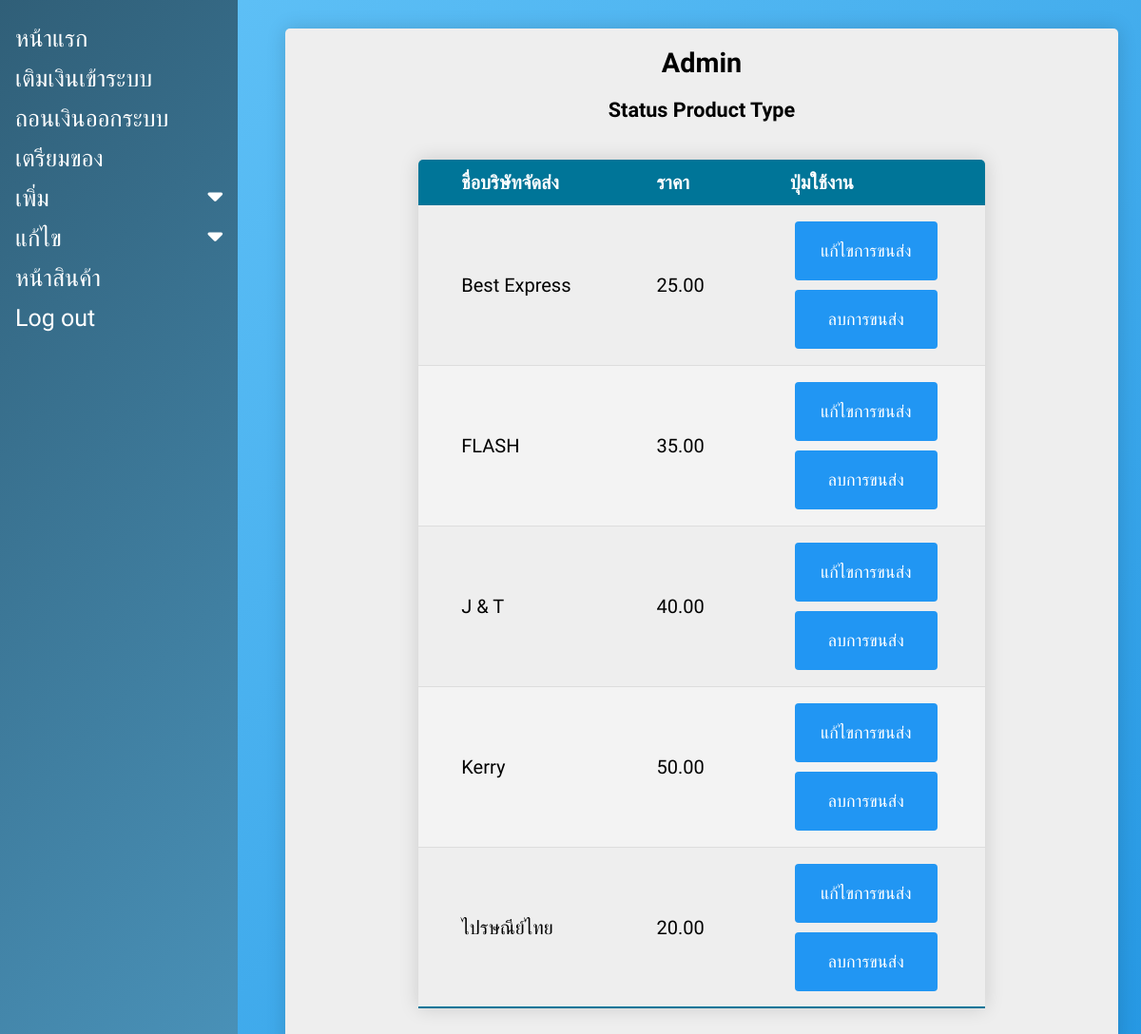
Page /admin_edit_delivery.php on the committed database.
### tables this page shows
CREATE TABLE `delivery_type` (
  `delivery_type_name` varchar(50) NOT NULL,
  `delivery_price` float NOT NULL
);

### admin_edit_delivery.php (the view, shortened to what this page needs)
<?php
        include("server.php");
?>
<!DOCTYPE html>
<html lang="en">
<head>
    <link rel= "stylesheet" href = "css//admin.css">
</head>
<body>
<div class="sidenav">
        <a href="admin.php">หน้าแรก</a>
        <a href="admin_status.php">เติมเงินเข้าระบบ</a>
        <a href="admin_withdraw.php">ถอนเงินออกระบบ</a>
        <a href="admin_status_d.php">เตรียมของ</a>
<button class="dropdown-btn">เพิ่ม<i class="fa fa-caret-down"></i></button>
<button class="dropdown-btn">แก้ไข<i class="fa fa-caret-down"></i></button>
        <a href="index.php">หน้าสินค้า</a>
        <a href="logout.php">Log out</a></strong></p></div>
      <div class="frame">
<h1> Admin </h1>
<h2>Status Product Type</h2>
<div class="main">
<table class="content-table">
    <thead>
      <tr>
        <th>ชื่อบริษัทจัดส่ง</th>
        <th>ราคา</th>
        <th>ปุ่มใช้งาน</th>
      </tr>
    </thead>
    <tbody>
      <tr>
<?php
$qury_cart_status = "SELECT *FROM delivery_type";
$sql_cart = mysqli_query($conn,$qury_cart_status);
while($show_sql_cart = mysqli_fetch_array($sql_cart))
{
?>
        <td><?php echo $show_sql_cart['delivery_type_name']; ?></td>
        <td><?php echo number_format($show_sql_cart['delivery_price'],2);?></td>
        <td>
        <form  method="post" action="admin_edit_delivery_db.php"><button type="submit" class="button" name = "edit_delivery_type_name" value = "<?php echo $show_sql_cart['delivery_type_name']; ?>" ><span>แก้ไขการขนส่ง</span></button></form>
        <form action="admin_delete_db.php" method="post" ><button type="submit" class="button" name = "delete_product_type" value = "<?php echo $show_sql_cart['delivery_type_name']; ?>" ><span>ลบการขนส่ง</span></button></form>
      </td>
      </tr>
      <tr>
<?php
}?>
    </tbody>
  </table>
</div>
</div>
</body>
</html>

### css/admin.css (style rules this page uses)
body { margin: auto; background: linear-gradient(135deg, #64c4f8, #2698e3); }
* { font-family: 'IBM Plex Sans Thai', sans-serif; }
.content-table { border-collapse: collapse; margin: 40px auto; font-size: 0.9em; min-width: 400px; border-radius: 5px 5px 0 0; overflow: hidden; box-shadow: 0 0 20px rgba(0, 0, 0, 0.15); }
.frame { border-collapse: collapse; margin-top: 30px; margin-right: 2%; margin-left: 300px; font-size: 0.9em; min-width: 400px; border-radius: 5px 5px 0 0; background-color: rgb(238, 238, 238) ; overflow: hidden; box-shadow: 0 0 20px rgba(0, 0, 0, 0.15); }
.frame h1,.frame h2 { display: flex; justify-content: center; text-align: center; }
.content-table thead tr { background-color: #007598; color: #ffffff; text-align: left; font-weight: bold; }
.content-table th, .content-table td { padding: 12px 45px; font-size: 20px; }
.content-table tbody tr { border-bottom: 1px solid #dddddd; }
.content-table tbody tr:nth-of-type(even) { background-color: #f3f3f3; }
.content-table tbody tr:nth-of-type(odd) { background-color: rgb(238, 238, 238); }
.sidenav { height: 100%; width: 250px; position: fixed; z-index: 1; top: 0; left: 0; background: linear-gradient(135deg, #305F78, #4991B8); overflow-x: hidden; padding-top: 20px; }
.sidenav a , .dropdown-btn { padding: 6px 8px 6px 16px; text-decoration: none; font-size: 25px; color: #ffffff; display: block; border: none; background: none; width: 100%; text-align: left; cursor: pointer; outline: none; }
.fa-caret-down { float: right; padding-right: 8px; }
.button { border-radius: 4px; background-color: #2196F3; border: none; color: #FFFFFF; text-align: center; font-size: 18px; padding: 20px; width: 150px; transition: all 0.5s; cursor: pointer; margin: 5px; }
.button span { cursor: pointer; display: inline-block; position: relative; transition: 0.5s; }
.button span:after { content: '\2714'; position: absolute; opacity: 0; top: 0; right: -20px; transition: 0.5s; }
body { font-family: Arial; }
* { box-sizing: border-box; }

### rows in the picture
delivery_type: delivery_type_name "Best Express", delivery_price "25.00"
delivery_type: delivery_type_name "FLASH", delivery_price "35.00"
delivery_type: delivery_type_name "J & T", delivery_price "40.00"
delivery_type: delivery_type_name "Kerry", delivery_price "50.00"
delivery_type: delivery_type_name "ไปรษณีย์ไทย", delivery_price "20.00"
